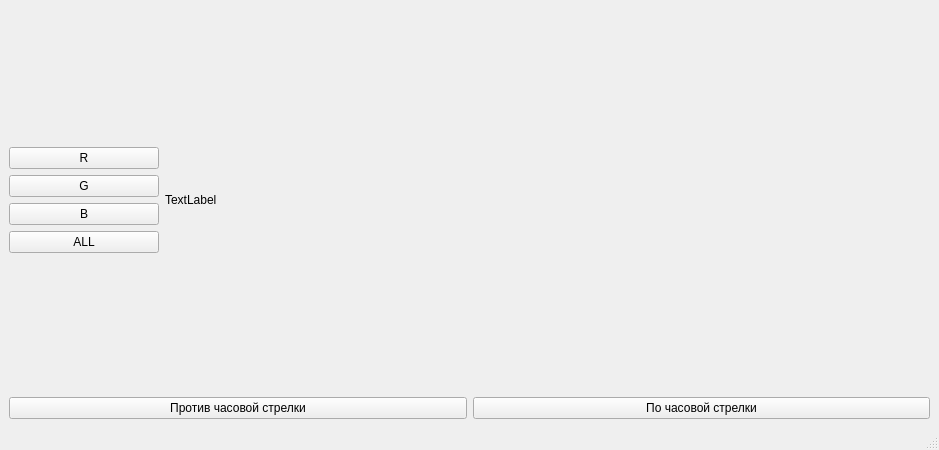
<?xml version="1.0" encoding="UTF-8"?>
<ui version="4.0">
 <class>MainWindow</class>
 <widget class="QMainWindow" name="MainWindow">
  <property name="geometry">
   <rect>
    <x>0</x>
    <y>0</y>
    <width>939</width>
    <height>450</height>
   </rect>
  </property>
  <property name="windowTitle">
   <string>MainWindow</string>
  </property>
  <widget class="QWidget" name="centralwidget">
   <layout class="QGridLayout" name="gridLayout">
    <item row="0" column="1" rowspan="6" colspan="2">
     <widget class="QLabel" name="image_label">
      <property name="sizePolicy">
       <sizepolicy hsizetype="Expanding" vsizetype="Preferred">
        <horstretch>0</horstretch>
        <verstretch>0</verstretch>
       </sizepolicy>
      </property>
      <property name="maximumSize">
       <size>
        <width>16777215</width>
        <height>16777215</height>
       </size>
      </property>
      <property name="text">
       <string>TextLabel</string>
      </property>
     </widget>
    </item>
    <item row="6" column="0" colspan="3">
     <layout class="QHBoxLayout" name="horizontalLayout">
      <item>
       <widget class="QPushButton" name="btn_counterclockwise">
        <property name="font">
         <font>
          <pointsize>9</pointsize>
         </font>
        </property>
        <property name="text">
         <string>Против часовой стрелки</string>
        </property>
       </widget>
      </item>
      <item>
       <widget class="QPushButton" name="btn_clockwise">
        <property name="font">
         <font>
          <pointsize>9</pointsize>
         </font>
        </property>
        <property name="text">
         <string>По часовой стрелки</string>
        </property>
       </widget>
      </item>
     </layout>
    </item>
    <item row="4" column="0">
     <widget class="QPushButton" name="btn_all">
      <property name="sizePolicy">
       <sizepolicy hsizetype="Minimum" vsizetype="Fixed">
        <horstretch>0</horstretch>
        <verstretch>0</verstretch>
       </sizepolicy>
      </property>
      <property name="maximumSize">
       <size>
        <width>150</width>
        <height>16777215</height>
       </size>
      </property>
      <property name="font">
       <font>
        <pointsize>9</pointsize>
       </font>
      </property>
      <property name="text">
       <string>ALL</string>
      </property>
     </widget>
    </item>
    <item row="3" column="0">
     <widget class="QPushButton" name="btn_blue">
      <property name="sizePolicy">
       <sizepolicy hsizetype="Minimum" vsizetype="Fixed">
        <horstretch>0</horstretch>
        <verstretch>0</verstretch>
       </sizepolicy>
      </property>
      <property name="maximumSize">
       <size>
        <width>150</width>
        <height>16777215</height>
       </size>
      </property>
      <property name="font">
       <font>
        <pointsize>9</pointsize>
       </font>
      </property>
      <property name="text">
       <string>B</string>
      </property>
     </widget>
    </item>
    <item row="2" column="0">
     <widget class="QPushButton" name="btn_green">
      <property name="sizePolicy">
       <sizepolicy hsizetype="Minimum" vsizetype="Fixed">
        <horstretch>0</horstretch>
        <verstretch>0</verstretch>
       </sizepolicy>
      </property>
      <property name="maximumSize">
       <size>
        <width>150</width>
        <height>16777215</height>
       </size>
      </property>
      <property name="font">
       <font>
        <pointsize>9</pointsize>
       </font>
      </property>
      <property name="text">
       <string>G</string>
      </property>
     </widget>
    </item>
    <item row="1" column="0">
     <widget class="QPushButton" name="btn_red">
      <property name="sizePolicy">
       <sizepolicy hsizetype="Minimum" vsizetype="Fixed">
        <horstretch>0</horstretch>
        <verstretch>0</verstretch>
       </sizepolicy>
      </property>
      <property name="maximumSize">
       <size>
        <width>150</width>
        <height>16777215</height>
       </size>
      </property>
      <property name="font">
       <font>
        <pointsize>9</pointsize>
       </font>
      </property>
      <property name="text">
       <string>R</string>
      </property>
     </widget>
    </item>
   </layout>
  </widget>
  <widget class="QMenuBar" name="menubar">
   <property name="geometry">
    <rect>
     <x>0</x>
     <y>0</y>
     <width>939</width>
     <height>21</height>
    </rect>
   </property>
  </widget>
  <widget class="QStatusBar" name="statusbar"/>
 </widget>
 <resources/>
 <connections/>
</ui>
